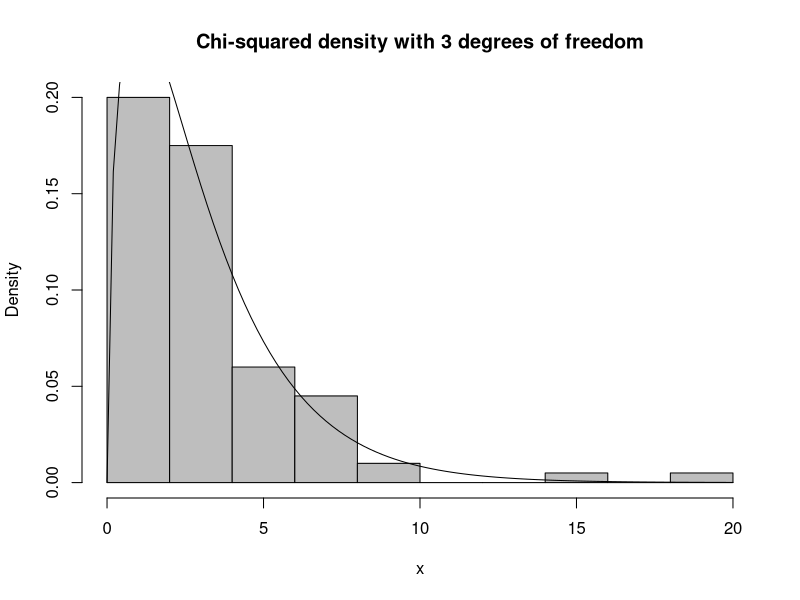

R code for this plot:
# page number: 216

x <- rchisq(100, 3)
hist(x, prob=TRUE,col="grey",main="Chi-squared density with 3 degrees of freedom")
curve( dchisq(x, df=3), add=TRUE)
